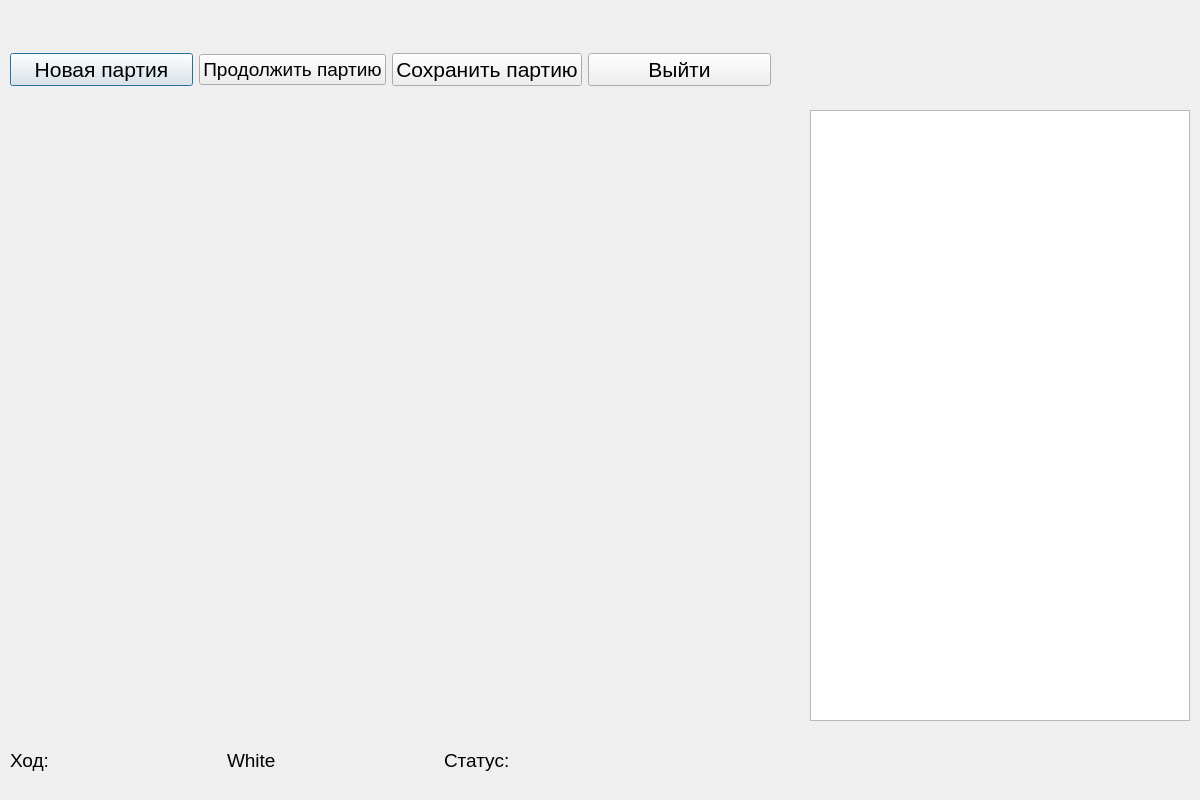
<?xml version="1.0" encoding="UTF-8"?>
<ui version="4.0">
 <class>GameWindow</class>
 <widget class="QDialog" name="GameWindow">
  <property name="geometry">
   <rect>
    <x>0</x>
    <y>0</y>
    <width>1200</width>
    <height>800</height>
   </rect>
  </property>
  <property name="windowTitle">
   <string>Доска</string>
  </property>
  <widget class="QFrame" name="frame">
   <property name="geometry">
    <rect>
     <x>-10</x>
     <y>20</y>
     <width>1251</width>
     <height>800</height>
    </rect>
   </property>
   <property name="frameShape">
    <enum>QFrame::Shape::NoFrame</enum>
   </property>
   <widget class="QWidget" name="horizontalLayoutWidget">
    <property name="geometry">
     <rect>
      <x>20</x>
      <y>10</y>
      <width>801</width>
      <height>80</height>
     </rect>
    </property>
    <layout class="QHBoxLayout" name="horizontalLayout_3">
     <item>
      <widget class="QPushButton" name="newgame">
       <property name="font">
        <font>
         <pointsize>16</pointsize>
        </font>
       </property>
       <property name="text">
        <string>Новая партия</string>
       </property>
      </widget>
     </item>
     <item>
      <widget class="QPushButton" name="replay">
       <property name="font">
        <font>
         <pointsize>14</pointsize>
        </font>
       </property>
       <property name="text">
        <string>Продолжить партию</string>
       </property>
      </widget>
     </item>
     <item>
      <widget class="QPushButton" name="savegame">
       <property name="font">
        <font>
         <pointsize>16</pointsize>
        </font>
       </property>
       <property name="text">
        <string>Сохранить партию</string>
       </property>
      </widget>
     </item>
     <item>
      <widget class="QPushButton" name="exit">
       <property name="font">
        <font>
         <pointsize>16</pointsize>
        </font>
       </property>
       <property name="text">
        <string>Выйти</string>
       </property>
      </widget>
     </item>
     <item>
      <spacer name="horizontalSpacer_6">
       <property name="orientation">
        <enum>Qt::Orientation::Vertical</enum>
       </property>
       <property name="sizeHint" stdset="0">
        <size>
         <width>40</width>
         <height>20</height>
        </size>
       </property>
      </spacer>
     </item>
    </layout>
   </widget>
   <widget class="QFrame" name="chessboard_frame">
    <property name="geometry">
     <rect>
      <x>20</x>
      <y>90</y>
      <width>800</width>
      <height>621</height>
     </rect>
    </property>
    <property name="font">
     <font>
      <pointsize>14</pointsize>
     </font>
    </property>
    <property name="frameShape">
     <enum>QFrame::Shape::NoFrame</enum>
    </property>
   </widget>
   <widget class="QWidget" name="horizontalLayoutWidget_2">
    <property name="geometry">
     <rect>
      <x>20</x>
      <y>700</y>
      <width>901</width>
      <height>80</height>
     </rect>
    </property>
    <layout class="QHBoxLayout" name="horizontalLayout_4">
     <item>
      <widget class="QLabel" name="label">
       <property name="font">
        <font>
         <pointsize>14</pointsize>
        </font>
       </property>
       <property name="text">
        <string>Ход:</string>
       </property>
      </widget>
     </item>
     <item>
      <widget class="QLabel" name="turn">
       <property name="font">
        <font>
         <pointsize>14</pointsize>
        </font>
       </property>
       <property name="text">
        <string>White</string>
       </property>
      </widget>
     </item>
     <item>
      <widget class="QLabel" name="label_3">
       <property name="font">
        <font>
         <pointsize>14</pointsize>
        </font>
       </property>
       <property name="text">
        <string>Статус:</string>
       </property>
      </widget>
     </item>
     <item>
      <widget class="QLabel" name="status">
       <property name="font">
        <font>
         <pointsize>14</pointsize>
        </font>
       </property>
       <property name="text">
        <string/>
       </property>
      </widget>
     </item>
     <item>
      <spacer name="horizontalSpacer">
       <property name="orientation">
        <enum>Qt::Orientation::Vertical</enum>
       </property>
       <property name="sizeHint" stdset="0">
        <size>
         <width>40</width>
         <height>20</height>
        </size>
       </property>
      </spacer>
     </item>
    </layout>
   </widget>
   <widget class="QWidget" name="verticalLayoutWidget">
    <property name="geometry">
     <rect>
      <x>820</x>
      <y>90</y>
      <width>381</width>
      <height>611</height>
     </rect>
    </property>
    <layout class="QVBoxLayout" name="verticalLayout">
     <property name="rightMargin">
      <number>1</number>
     </property>
     <item>
      <widget class="QListView" name="listView"/>
     </item>
    </layout>
   </widget>
  </widget>
 </widget>
 <resources/>
 <connections/>
</ui>
